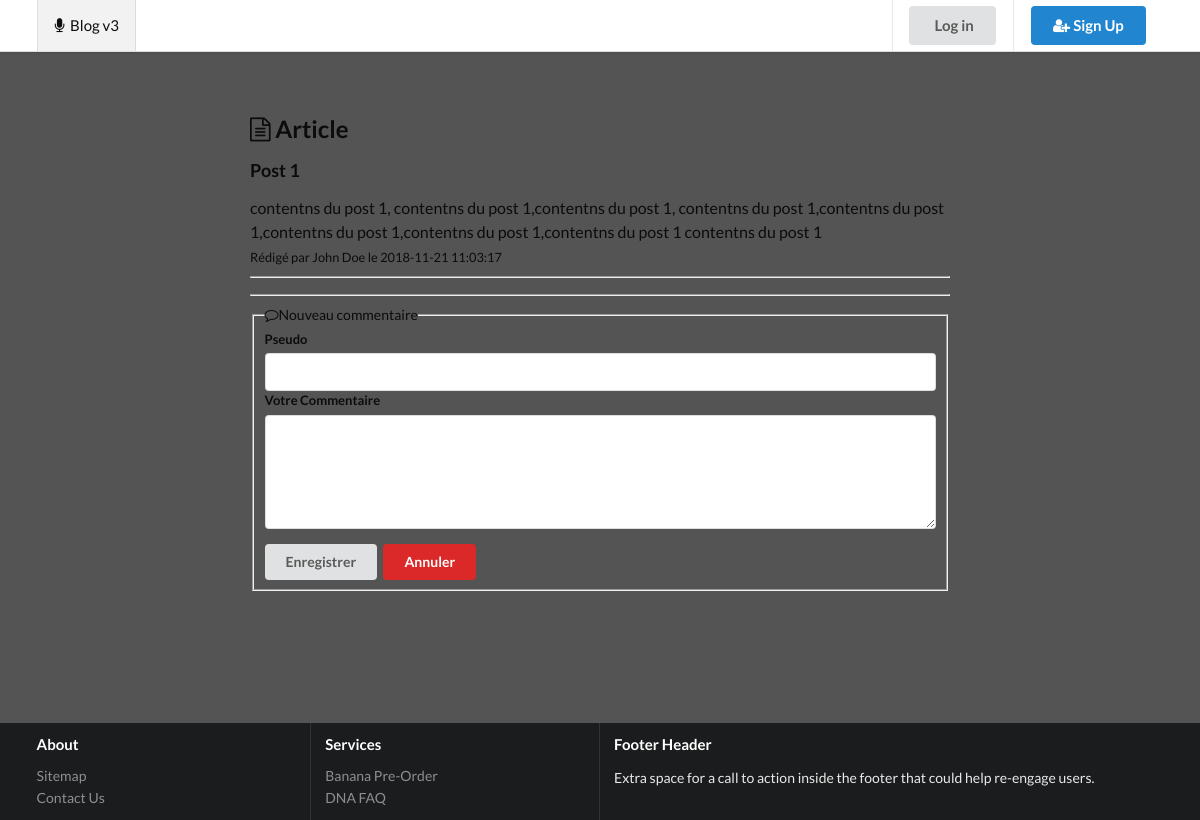
Page /controllers/show_post.php?id=1 on the committed database.
### tables this page shows
CREATE TABLE `Post` (
  `Id` smallint(5) UNSIGNED NOT NULL,
  `Title` varchar(100) NOT NULL,
  `Contents` text NOT NULL,
  `CreationTimestamp` datetime NOT NULL,
  `Author_Id` tinyint(3) UNSIGNED DEFAULT NULL,
  `Category_Id` tinyint(3) UNSIGNED DEFAULT NULL
);

CREATE TABLE `Author` (
  `Id` tinyint(3) UNSIGNED NOT NULL,
  `FirstName` varchar(50) NOT NULL,
  `LastName` varchar(50) NOT NULL
);

### controllers/show_post.php (called while the page is built, shortened)
<?php
require_once '../conf/Database.php';
$db = new Database();
$query =
'SELECT
        Post.Id,
        Title,
        Contents,
        CreationTimestamp,
        FirstName,
        LastName
    FROM
        Post
    INNER JOIN
        Author
    ON
        Post.Author_Id = Author.Id
    WHERE
        Post.Id = :id
';
$post = $db->findOne($query, [
    ':id' => $_GET['id']
]);
include '../layout.phtml';

### conf/Database.php (called while the page is built, shortened)
<?php
class Database
{
	public static $_instance;
	public function __construct()
	{
		try {
			if (self::$_instance === null) {
				self::$_instance = new PDO(
					'mysql:host=localhost;dbname=blog;charset=UTF8',
					'root',
					'troiswa',
					[
						PDO::ATTR_ERRMODE => PDO::ERRMODE_EXCEPTION,
						PDO::ATTR_DEFAULT_FETCH_MODE => PDO::FETCH_ASSOC
					]
				);
				self::$_instance->exec('SET NAMES utf8mb4 COLLATE utf8mb4_general_ci');
			}
		} catch (PDOException $e) {
			echo "Message d'erreur : $e->getMessage() /n Code erreur : $e->getCode()";
		}
	}
	public function findOne($sql, array $criteria = array())
	{
		$query = self::$_instance->prepare($sql);
		$query->execute($criteria);
		return $query->fetch();
	}
}

### templates/show_post.phtml (the view, shortened to what this page needs)
<h2><i class="fa fa-file-text-o"></i> Article</h2>
<section class="post">
    <h3><?= htmlspecialchars($post['Title']) ?></h3>
    <article><?= nl2br(htmlspecialchars($post['Contents'])) ?></article>
    <small>
        Rédigé par <?= htmlspecialchars($post['FirstName']) ?> <?= htmlspecialchars($post['LastName']) ?>
        le <?= htmlspecialchars($post['CreationTimestamp']) ?>
    </small>
</section>
<hr>
<hr>
<form class="ui form" action="../controllers/add_comment.php" method="POST">
    <fieldset>
        <legend><i class="fa fa-comment-o"></i> Nouveau commentaire</legend>
        <div class="ui form">
            <div class="field">
                <label>Pseudo</label>
                <input type="text" name="nickName">
            </div>
        </div>
        <div class="ui form">
            <div class="field">
                <label>Votre Commentaire</label>
                <textarea name="contents" rows="5"></textarea>
            </div>
        </div>
        <button class="ui button" type="submit">Enregistrer</button>
        <button type="reset" class="negative ui button">Annuler</button>
    </fieldset>
</form>

### css/style.css (style rules this page uses)
body { overflow: hidden; }
.ui.form .ui.button { margin-top: 15px; }

### rows in the picture
post: Title "Post 1", Contents "contentns du post 1, contentns du post 1,contentns du post 1, contentns du post 1,contentns du post 1,contentns du post 1,contentns du post 1,contentns du post 1 contentns du post 1", Author_Id.FirstName "John", Author_Id.LastName "Doe", CreationTimestamp "2018-11-21 11:03:17"
